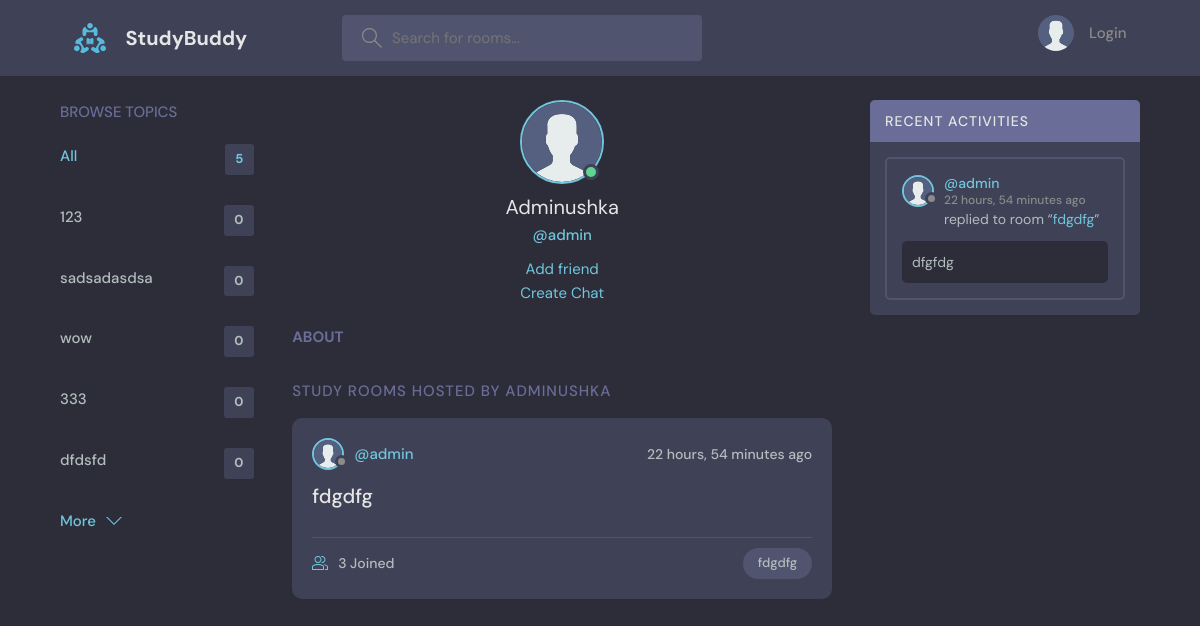
/profile/5, run on the app's committed database.
### base/models.py (models this page shows, shortened)
class Topic(models.Model):
    name = models.CharField(max_length=200)
    updated = models.DateTimeField(auto_now=True, null=True)
    created = models.DateTimeField(auto_now_add=True, null=True)

class User(AbstractUser):
    name = models.CharField(max_length=200, null=True)
    username = models.CharField(unique=True, max_length=200, null=True)
    email = models.EmailField(unique=True, null=True)
    bio = models.TextField(null=True, default='', blank=True)
    lnkdn = models.CharField(max_length=150, null=True, blank=True)
    avatar = models.ImageField(null=True, default='avatar.svg')
    last_online = models.DateTimeField(blank=True, null=True)
    USERNAME_FIELD = 'email'
    REQUIRED_FIELDS = []

class Room(models.Model):
    host = models.ForeignKey(User, on_delete=models.SET_NULL, null=True)
    topic = models.ForeignKey(Topic, on_delete=models.SET_NULL, null=True)
    name = models.CharField(max_length=200)
    description = models.TextField(max_length=250, null=True, blank=True) # null for DB, blank for Forms
    participants = models.ManyToManyField(User, related_name='participants', blank=True) # we have User model already, and need to add related name which will be not the same
    updated = models.DateTimeField(auto_now=True) # auto_now update time after every update
    created = models.DateTimeField(auto_now_add=True) # auto_now_add make the time only once after creation
    class Meta:
        ordering = ['-updated', '-created']
    def __str__(self):
        return self.name

class Message(models.Model):
    user = models.ForeignKey(User, on_delete=models.CASCADE) # One to Many relationship, mes - child, room - father
    room = models.ForeignKey(Room, on_delete=models.CASCADE, null=True) # Cascade means that if we delete parent(room) - child will dead
    body = models.TextField() # user should to input smthng here
    updated = models.DateTimeField(auto_now=True)
    created = models.DateTimeField(auto_now_add=True)
    reply = models.IntegerField(blank=True, null=True)
    chat = models.ForeignKey(Chat, on_delete=models.CASCADE, null=True)
    images = models.ImageField(null=True, upload_to='mess_img/')
    private_room = models.ForeignKey(Private_Room, on_delete=models.CASCADE, null=True)
    class Meta:
        ordering = ['-updated', '-created']

### base/views.py (the view)
# urls.py: path('profile/<int:pk>', user_profile, name='user_profile'),
def user_profile(request, pk):
    user = User.objects.get(id=pk)
    rooms = user.room_set.all()
    room_count = rooms.count()
    room_messages = user.message_set.all()
    topics = Topic.objects.all()[0:5]
    chats = Chat.objects.filter(members__in=[request.user.id, user.id]).annotate(
        c=Count('members')).filter(c=2)
    friends = Friends.objects.filter(friend__in=[request.user.id, user.id]).annotate(
        c=Count('friend')).filter(c=2)
    print(chats)
    if request.method == 'POST':
        if chats.count() == 0:
            create_chat(pk=pk)
        else:
            chats = chats.first()
    chats = chats.first()
    context = {
        'user': user,
        'rooms': rooms,
        'room_messages': room_messages,
        'topics': topics,
        'room_count': room_count,
        'chats': chats,
        'friends': friends
    }
    return render(request, 'base/profile.html', context)

### base/templates/base/profile.html (shortened to what this page needs)
{% extends 'base_temp.html' %}
{% load static %}
 {% block content %}
  <main class="profile-page layout layout--3">
    <div class="container">
      {% include 'base/topics_component.html' %}
      <div class="roomList">
        <div class="profile">
          <div class="profile__avatar">
            <div class="avatar avatar--large active">
              <img src="{{ user.avatar.url}}" />
            </div>
          </div>
          <div class="profile__info">
            <h3>{{ user.name }}</h3>
            <p>@{{ user.username }}</p>
          {% if request.user.id != user.id and friends.count == 0%}
              <form method="POST" action="" >
              <a href="{% url 'add_friend' user.id %}">Add friend</a>
              </form>
          {% endif %}
              {% if request.user.id != user.id %}
                {% if chats.id %}
          <a href="{% url 'chat' chats.id %}">Chat</a>
            {% else %}
                <a href="{% url 'create_chat' user.id%}">Create Chat</a>
                {% endif %}
            {% endif %}
          </div>
          <div class="profile__about">
            <h3>
                About
            </h3>
          </div>
        </div>
        <div class="roomList__header">
          <div>
            <h2>Study Rooms Hosted by {{ user.name }}
            </h2>
          </div>
        </div>
        {% include "base/feed_component.html" %}
      </div>
      {% include 'base/activity_component.html' %}
    </div>
  </main>
{% endblock %}

### base/templates/base/topics_component.html
<div class="topics">
          <div class="topics__header">
            <h2>Browse Topics</h2>
          </div>
          <ul class="topics__list">
            <li>
              <a href="{% url 'home' %}" class="active">All <span>{{ topics.count }}</span></a>
            </li>
              {% for topic in topics %}
            <li>
              <a href="{% url 'home'%}?q={{ topic.name }}">{{ topic.name }}
                  <span>{{ topic.room_set.all.count }}</span></a>
            </li>
                  {% endfor %}
          </ul>
          <a class="btn btn--link" href="{% url 'topics_page' %}">
            More
            <svg version="1.1" xmlns="http://www.w3.org/2000/svg" width="32" height="32" viewBox="0 0 32 32">
              <title>chevron-down</title>
              <path d="M16 21l-13-13h-3l16 16 16-16h-3l-13 13z"></path>
            </svg>
          </a>
        </div>

### base/templates/base/feed_component.html (shortened to what this page needs)
{% for room in rooms %}
<div class="roomListRoom">
            <div class="roomListRoom__header">
              <a href="{% url 'user_profile' room.host.id %}" class="roomListRoom__author">
                <div class="avatar avatar--small">
                  <img src="{{ room.host.avatar.url }}" />
                </div>
                <span>@{{ room.host.username }}</span>
              </a>
              <div class="roomListRoom__actions">
                <span> {{ room.created|timesince }} ago</span>
              </div>
            </div>
            <div class="roomListRoom__content">
              <a href="{% url 'room' room.id %}">{{ room.name}}</a>
            </div>
            <div class="roomListRoom__meta">
              <a href="{% url 'room' room.id %}" class="roomListRoom__joined">
                  {{ room.participants.all.count}} Joined
              </a>
              <p class="roomListRoom__topic">{{ room.topic.name }}</p>
            </div>
          </div>
{% endfor %}

### base/templates/base/activity_component.html (shortened to what this page needs)
<div class="activities">
          <div class="activities__header">
            <h2>Recent Activities</h2>
          </div>
        {% for message in room_messages %}
            {% if message.room is not null %}
          <div class="activities__box">
            <div class="activities__boxHeader roomListRoom__header">
              <a href="{% url 'user_profile' message.user.id %}" class="roomListRoom__author">
                <div class="avatar avatar--small">
                  <img src="{{ message.user.avatar.url }}" />
                </div>
                <p>
                  @{{ message.user.username}}
                  <span>{{ message.created|timesince }} ago</span>
                </p>
              </a>
            </div>
            <div class="activities__boxContent">
              <p>replied to room “<a href="{% url 'room' message.room.id %}">{{ message.room}}</a>”</p>
              <div class="activities__boxRoomContent">
                  {{ message.body}}
              </div>
            </div>
          </div>
            {% endif %}
    {% endfor %}
        </div>

### data on the page
Topic: name "123", room_set.all.count "0"
Topic: name "sadsadasdsa", room_set.all.count "0"
Topic: name "wow", room_set.all.count "0"
Topic: name "333", room_set.all.count "0"
Topic: name "dfdsfd", room_set.all.count "0"
User: avatar (placeholder picture), name "Adminushka", username "admin", name "ADMINUSHKA"
Room: host.avatar (placeholder picture), host.username "admin", created "22 hours, 54 minutes", name "fdgdfg", participants.all.count "3", topic.name "fdgdfg"
Message: user.avatar (placeholder picture), user.username "admin", created "22 hours, 54 minutes", room "fdgdfg", body "dfgfdg"

### other printed values
{{ topics.count }} "5"
